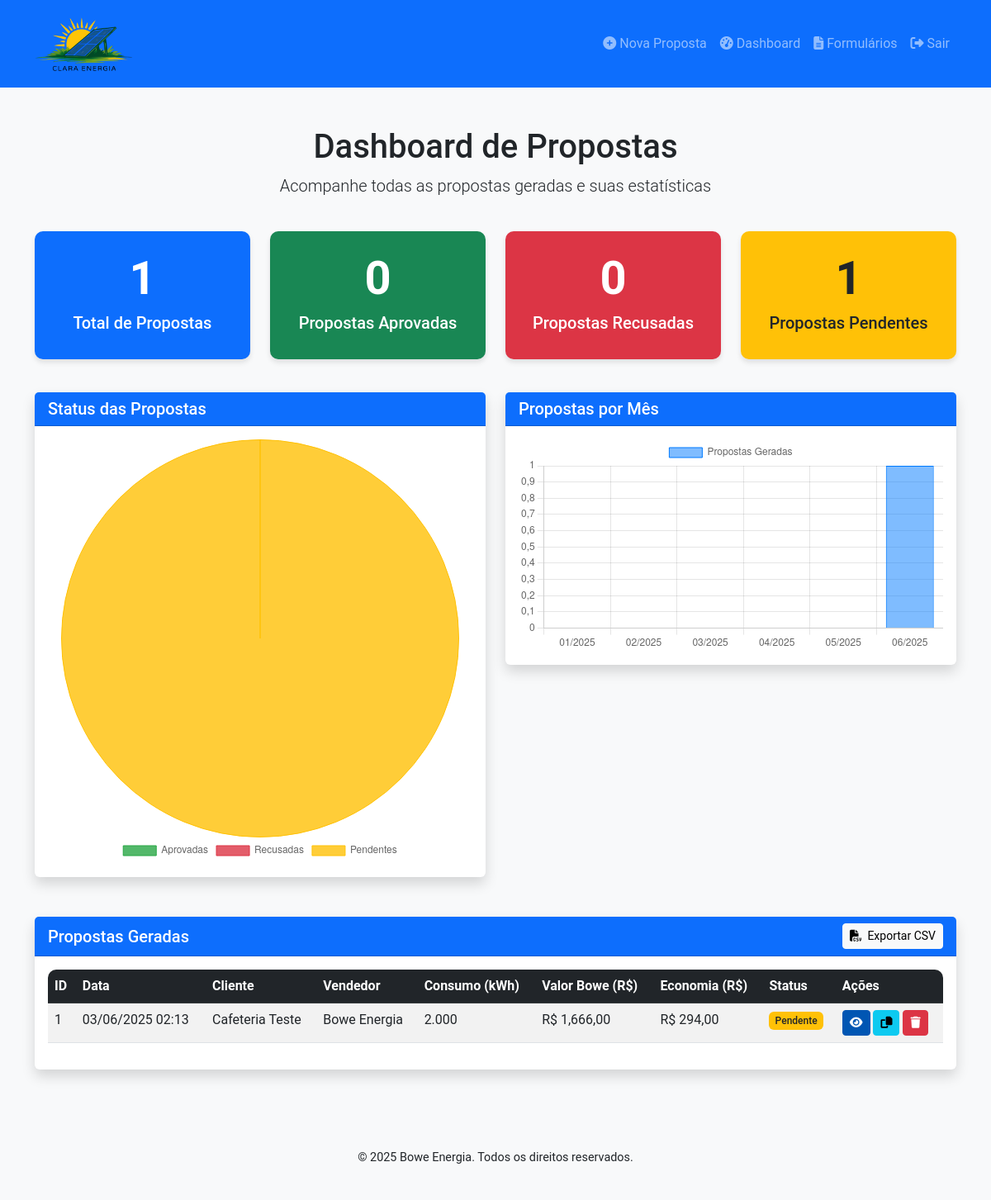
The app's page /dashboard (signed in), older data.
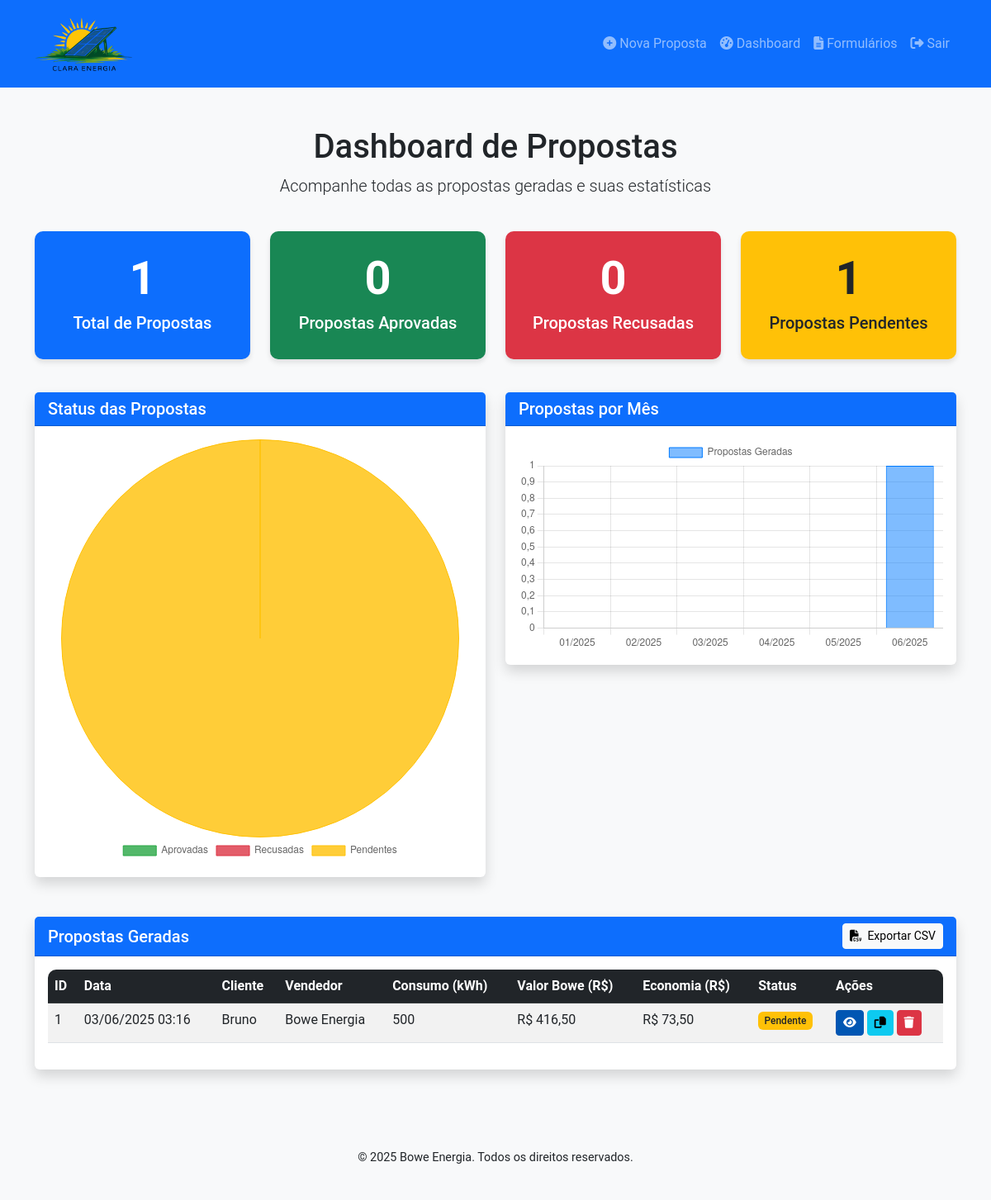
The same page, newer data.
### src/models/proposta.py (models this page shows, shortened)
class Proposta(db.Model):
    __tablename__ = 'propostas'
    id = db.Column(db.Integer, primary_key=True)
    id_publico = db.Column(db.String(36), unique=True, nullable=False)
    data_criacao = db.Column(db.DateTime, default=datetime.utcnow)
    status = db.Column(db.String(20), default='Pendente')
    nome_vendedor = db.Column(db.String(100), nullable=False, default="Bowe Energia")
    telefone_vendedor = db.Column(db.String(20), nullable=False, default="(00) 0000-0000")
    chave_pix = db.Column(db.String(100))
    cidade_indicador = db.Column(db.String(100))
    lider = db.Column(db.String(100))
    cpf_indicador = db.Column(db.String(14))
    nome_indicado = db.Column(db.String(100), nullable=False)
    telefone_indicado = db.Column(db.String(20))
    email_indicado = db.Column(db.String(100))
    unidade_consumidora = db.Column(db.String(20), nullable=False)
    consumo_indicado = db.Column(db.Float, nullable=False)
    tipo_rede = db.Column(db.String(20), nullable=False)
    mes_atual = db.Column(db.String(20), nullable=False)
    taxa_concessionaria = db.Column(db.Float, nullable=False)
    taxa_bandeira = db.Column(db.Float, default=0)
    taxa_enersim = db.Column(db.Float)  # Mantido para compatibilidade
    percentual_desconto = db.Column(db.Float, nullable=False)  # Novo campo
    pagar_energisa = db.Column(db.Float, nullable=False)
    pagar_energisa_mais_bandeira = db.Column(db.Float, nullable=False)
    pagar_enersim = db.Column(db.Float, nullable=False)
    economia = db.Column(db.Float, nullable=False)
    economia_anual = db.Column(db.Float, nullable=False)
    porcentagem_economia = db.Column(db.Float, nullable=False)
    modelo_contrato = db.Column(db.String(100))

### src/routes/dashboard.py (the view)
@dashboard_bp.route('/dashboard')
@login_required
def index():
    from sqlalchemy import extract
    import datetime
    propostas = Proposta.query.order_by(Proposta.data_criacao.desc()).all()
    total_propostas = len(propostas)
    propostas_aprovadas = sum(1 for p in propostas if p.status == 'Aprovada')
    propostas_recusadas = sum(1 for p in propostas if p.status == 'Recusada')
    propostas_pendentes = total_propostas - propostas_aprovadas - propostas_recusadas
    hoje = datetime.datetime.now()
    meses = []
    dados_mensais = []
    for i in range(5, -1, -1):
        data_mes = hoje.replace(day=1) - datetime.timedelta(days=i*30)
        mes_ano = data_mes.strftime('%m/%Y')
        meses.append(mes_ano)
        mes = data_mes.month
        ano = data_mes.year
        count = Proposta.query.filter(
            extract('month', Proposta.data_criacao) == mes,
            extract('year', Proposta.data_criacao) == ano
        ).count()
        dados_mensais.append(count)
    return render_template('dashboard.html',
                           propostas=propostas,
                           total_propostas=total_propostas,
                           propostas_aprovadas=propostas_aprovadas,
                           propostas_recusadas=propostas_recusadas,
                           propostas_pendentes=propostas_pendentes,
                           meses=meses,
                           dados_mensais=dados_mensais)

### src/routes/dashboard.py (called while the page is built)
def login_required(f):
    @wraps(f)
    def decorated_function(*args, **kwargs):
        if 'logged_in' not in session:
            flash('Acesso restrito. Por favor, faça login.', 'error')
            return redirect(url_for('dashboard.login'))
        return f(*args, **kwargs)
    return decorated_function

### src/templates/dashboard.html (shortened to what the changed rows need)
{% extends 'base.html' %}
{% block content %}
<div class="container mt-5">
    <div class="row">
        <div class="col-md-12 text-center mb-4">
            <h1>Dashboard de Propostas</h1>
        </div>
    </div>
    <div class="row mb-4">
        <div class="col-md-3">
            <div class="card stat-card bg-primary text-white mb-3">
                <div class="card-body text-center">
                    <h1 class="display-4">{{ total_propostas }}</h1>
                </div>
            </div>
        </div>
        <div class="col-md-3">
            <div class="card stat-card bg-success text-white mb-3">
                <div class="card-body text-center">
                    <h1 class="display-4">{{ propostas_aprovadas }}</h1>
                </div>
            </div>
        </div>
        <div class="col-md-3">
            <div class="card stat-card bg-danger text-white mb-3">
                <div class="card-body text-center">
                    <h1 class="display-4">{{ propostas_recusadas }}</h1>
                </div>
            </div>
        </div>
        <div class="col-md-3">
            <div class="card stat-card bg-warning text-dark mb-3">
                <div class="card-body text-center">
                    <h1 class="display-4">{{ propostas_pendentes }}</h1>
                </div>
            </div>
        </div>
    </div>
    <div class="row">
        <div class="col-md-12">
            <div class="card shadow">
                <div class="card-body">
                    <div class="table-responsive">
                        <table class="table table-striped table-hover" id="propostasTable">
                            <thead class="table-dark">
                                <tr>
                                    <th>ID</th>
                                    <th>Data</th>
                                    <th>Cliente</th>
                                    <th>Vendedor</th>
                                    <th>Consumo (kWh)</th>
                                    <th>Valor Bowe (R$)</th>
                                    <th>Economia (R$)</th>
                                    <th>Status</th>
                                    <th>Ações</th>
                                </tr>
                            </thead>
                            <tbody>
                                {% for proposta in propostas %}
                                <tr>
                                    <td>{{ proposta.id }}</td>
                                    <td>{{ proposta.data_criacao.strftime('%d/%m/%Y %H:%M') }}</td>
                                    <td>{{ proposta.nome_indicado }}</td>
                                    <td>{{ proposta.nome_vendedor }}</td>
                                    <td>{{ "{:,.0f}".format(proposta.consumo_indicado).replace(',', '.') }}</td>
                                    <td>R$ {{ "{:,.2f}".format(proposta.pagar_enersim).replace(',', '.').replace('.', ',') }}</td>
                                    <td>R$ {{ "{:,.2f}".format(proposta.economia).replace(',', '.').replace('.', ',') }}</td>
                                    <td>
                                        {% if proposta.status == 'Aprovada' %}
                                        <span class="badge bg-success">Aprovada</span>
                                        {% elif proposta.status == 'Recusada' %}
                                        <span class="badge bg-danger">Recusada</span>
                                        {% else %}
                                        <span class="badge bg-warning text-dark">Pendente</span>
                                        {% endif %}
                                    </td>
                                    <td>
                                        <a href="{{ url_for('proposta.visualizar', id_publico=proposta.id_publico) }}" class="btn btn-sm btn-primary" target="_blank">
                                            <i class="fas fa-eye"></i>
                                        </a>
                                        <button class="btn btn-sm btn-info copy-link" data-link="{{ request.host_url }}proposta/{{ proposta.id_publico }}">
                                            <i class="fas fa-copy"></i>
                                        </button>
                                        <button class="btn btn-sm btn-delete delete-proposta" data-id="{{ proposta.id }}" data-bs-toggle="modal" data-bs-target="#deleteModal">
                                            <i class="fas fa-trash"></i>
                                        </button>
                                    </td>
                                </tr>
                                {% endfor %}
                            </tbody>
                        </table>
                    </div>
                </div>
            </div>
        </div>
    </div>
</div>
{% endblock %}

Row changes from the older to the newer data that the page shows:
changed Proposta "Bowe Energia": data_criacao "03/06/2025 02:13" → "03/06/2025 03:16"; nome_indicado "Cafeteria Teste" → "Bruno"; consumo_indicado "2.000" → "500"; pagar_enersim "1,666,00" → "416,50"; economia "294,00" → "73,50"
